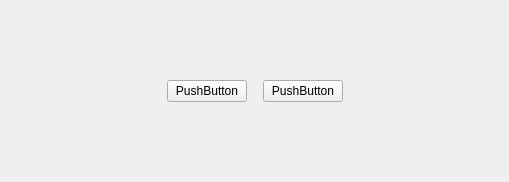
<?xml version="1.0" encoding="UTF-8"?>
<ui version="4.0">
 <class>ButtonGroup</class>
 <widget class="QWidget" name="ButtonGroup">
  <property name="geometry">
   <rect>
    <x>0</x>
    <y>0</y>
    <width>509</width>
    <height>182</height>
   </rect>
  </property>
  <property name="windowTitle">
   <string>Form</string>
  </property>
  <layout class="QHBoxLayout" name="horizontalLayout">
   <property name="spacing">
    <number>0</number>
   </property>
   <property name="leftMargin">
    <number>0</number>
   </property>
   <property name="topMargin">
    <number>0</number>
   </property>
   <property name="rightMargin">
    <number>0</number>
   </property>
   <property name="bottomMargin">
    <number>0</number>
   </property>
   <item>
    <widget class="QStackedWidget" name="stackedWidget">
     <property name="currentIndex">
      <number>2</number>
     </property>
     <widget class="QWidget" name="startPage">
      <layout class="QHBoxLayout" name="horizontalLayout_2">
       <item>
        <spacer name="horizontalSpacer">
         <property name="orientation">
          <enum>Qt::Horizontal</enum>
         </property>
         <property name="sizeHint" stdset="0">
          <size>
           <width>187</width>
           <height>20</height>
          </size>
         </property>
        </spacer>
       </item>
       <item>
        <widget class="MyButton" name="start">
         <property name="text">
          <string/>
         </property>
        </widget>
       </item>
       <item>
        <spacer name="horizontalSpacer_2">
         <property name="orientation">
          <enum>Qt::Horizontal</enum>
         </property>
         <property name="sizeHint" stdset="0">
          <size>
           <width>187</width>
           <height>20</height>
          </size>
         </property>
        </spacer>
       </item>
      </layout>
     </widget>
     <widget class="QWidget" name="playCardPage">
      <layout class="QHBoxLayout" name="horizontalLayout_3">
       <item>
        <spacer name="horizontalSpacer_3">
         <property name="orientation">
          <enum>Qt::Horizontal</enum>
         </property>
         <property name="sizeHint" stdset="0">
          <size>
           <width>187</width>
           <height>20</height>
          </size>
         </property>
        </spacer>
       </item>
       <item>
        <widget class="MyButton" name="playCard">
         <property name="text">
          <string>PushButton</string>
         </property>
        </widget>
       </item>
       <item>
        <spacer name="horizontalSpacer_4">
         <property name="orientation">
          <enum>Qt::Horizontal</enum>
         </property>
         <property name="sizeHint" stdset="0">
          <size>
           <width>187</width>
           <height>20</height>
          </size>
         </property>
        </spacer>
       </item>
      </layout>
     </widget>
     <widget class="QWidget" name="playOrPassPage">
      <layout class="QHBoxLayout" name="horizontalLayout_4">
       <item>
        <spacer name="horizontalSpacer_5">
         <property name="orientation">
          <enum>Qt::Horizontal</enum>
         </property>
         <property name="sizeHint" stdset="0">
          <size>
           <width>127</width>
           <height>20</height>
          </size>
         </property>
        </spacer>
       </item>
       <item>
        <widget class="MyButton" name="pass">
         <property name="text">
          <string>PushButton</string>
         </property>
        </widget>
       </item>
       <item>
        <spacer name="horizontalSpacer_6">
         <property name="orientation">
          <enum>Qt::Horizontal</enum>
         </property>
         <property name="sizeType">
          <enum>QSizePolicy::Fixed</enum>
         </property>
         <property name="sizeHint" stdset="0">
          <size>
           <width>10</width>
           <height>20</height>
          </size>
         </property>
        </spacer>
       </item>
       <item>
        <widget class="MyButton" name="playCard1">
         <property name="text">
          <string>PushButton</string>
         </property>
        </widget>
       </item>
       <item>
        <spacer name="horizontalSpacer_7">
         <property name="orientation">
          <enum>Qt::Horizontal</enum>
         </property>
         <property name="sizeHint" stdset="0">
          <size>
           <width>127</width>
           <height>20</height>
          </size>
         </property>
        </spacer>
       </item>
      </layout>
     </widget>
     <widget class="QWidget" name="callLordPage">
      <layout class="QHBoxLayout" name="horizontalLayout_5">
       <item>
        <spacer name="horizontalSpacer_8">
         <property name="orientation">
          <enum>Qt::Horizontal</enum>
         </property>
         <property name="sizeHint" stdset="0">
          <size>
           <width>7</width>
           <height>20</height>
          </size>
         </property>
        </spacer>
       </item>
       <item>
        <widget class="MyButton" name="giveup">
         <property name="text">
          <string>PushButton</string>
         </property>
        </widget>
       </item>
       <item>
        <spacer name="horizontalSpacer_9">
         <property name="orientation">
          <enum>Qt::Horizontal</enum>
         </property>
         <property name="sizeType">
          <enum>QSizePolicy::Fixed</enum>
         </property>
         <property name="sizeHint" stdset="0">
          <size>
           <width>10</width>
           <height>20</height>
          </size>
         </property>
        </spacer>
       </item>
       <item>
        <widget class="MyButton" name="oneScore">
         <property name="text">
          <string>PushButton</string>
         </property>
        </widget>
       </item>
       <item>
        <spacer name="horizontalSpacer_10">
         <property name="orientation">
          <enum>Qt::Horizontal</enum>
         </property>
         <property name="sizeType">
          <enum>QSizePolicy::Fixed</enum>
         </property>
         <property name="sizeHint" stdset="0">
          <size>
           <width>10</width>
           <height>20</height>
          </size>
         </property>
        </spacer>
       </item>
       <item>
        <widget class="MyButton" name="twoScore">
         <property name="text">
          <string>PushButton</string>
         </property>
        </widget>
       </item>
       <item>
        <spacer name="horizontalSpacer_11">
         <property name="orientation">
          <enum>Qt::Horizontal</enum>
         </property>
         <property name="sizeType">
          <enum>QSizePolicy::Fixed</enum>
         </property>
         <property name="sizeHint" stdset="0">
          <size>
           <width>10</width>
           <height>20</height>
          </size>
         </property>
        </spacer>
       </item>
       <item>
        <widget class="MyButton" name="threeScore">
         <property name="text">
          <string>PushButton</string>
         </property>
        </widget>
       </item>
       <item>
        <spacer name="horizontalSpacer_12">
         <property name="orientation">
          <enum>Qt::Horizontal</enum>
         </property>
         <property name="sizeHint" stdset="0">
          <size>
           <width>7</width>
           <height>20</height>
          </size>
         </property>
        </spacer>
       </item>
      </layout>
     </widget>
     <widget class="QWidget" name="page"/>
    </widget>
   </item>
  </layout>
 </widget>
 <customwidgets>
  <customwidget>
   <class>MyButton</class>
   <extends>QPushButton</extends>
   <header location="global">mybutton.h</header>
  </customwidget>
 </customwidgets>
 <resources/>
 <connections/>
</ui>
